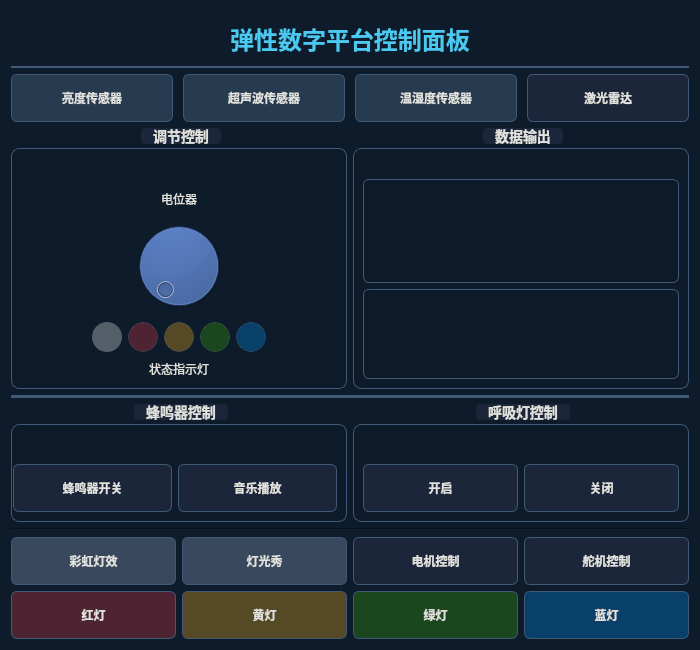
<?xml version="1.0" encoding="UTF-8"?>
<ui version="4.0">
 <class>MainWindow</class>
 <widget class="QWidget" name="MainWindow">
  <property name="geometry">
   <rect>
    <x>0</x>
    <y>0</y>
    <width>700</width>
    <height>650</height>
   </rect>
  </property>
  <property name="minimumSize">
   <size>
    <width>700</width>
    <height>650</height>
   </size>
  </property>
  <property name="windowTitle">
   <string>弹性数字平台控制面板</string>
  </property>
  <property name="styleSheet">
   <string notr="true">/* 主窗口样式 */
QWidget {
    background-color: #0d1b2a;
    color: #e0e1dd;
    font-family: 'Segoe UI', Arial, sans-serif;
}

/* 标题样式 */
QLabel#titleLabel {
    font-size: 24px;
    font-weight: bold;
    color: #778da9;
    padding: 10px;
    background-color: rgba(13, 27, 42, 0.8);
    border-bottom: 2px solid #415a77;
}

/* 分组框样式 */
QGroupBox {
    border: 1px solid #415a77;
    border-radius: 8px;
    margin-top: 20px;
    padding-top: 30px;
    font-size: 14px;
    font-weight: bold;
    color: #a3b8cc;
}

QGroupBox::title {
    subcontrol-origin: margin;
    subcontrol-position: top center;
    padding: 0 10px;
    background-color: #1b263b;
    color: #e0e1dd;
    border-radius: 4px;
}

/* 按钮通用样式 */
QPushButton {
    background-color: #1b263b;
    border: 1px solid #415a77;
    border-radius: 6px;
    color: #e0e1dd;
    padding: 8px 12px;
    font-weight: 500;
    min-height: 30px;
}

QPushButton:hover {
    background-color: #415a77;
    border-color: #778da9;
}

QPushButton:pressed {
    background-color: #0d1b2a;
    border-color: #e0e1dd;
}

/* 传感器按钮特殊样式 */
#btnBrightnessSensor, #btnUltrasonic, #btnDht11 {
    background-color: rgba(65, 90, 119, 0.5);
    font-weight: bold;
}

/* 灯光控制按钮 */
#btnRed { background-color: rgba(230, 57, 70, 0.3); }
#btnYellow { background-color: rgba(255, 184, 28, 0.3); }
#btnGreen { background-color: rgba(56, 176, 0, 0.3); }
#btnBlue { background-color: rgba(0, 150, 255, 0.3); }

#btnRed:hover { background-color: rgba(230, 57, 70, 0.6); }
#btnYellow:hover { background-color: rgba(255, 184, 28, 0.6); }
#btnGreen:hover { background-color: rgba(56, 176, 0, 0.6); }
#btnBlue:hover { background-color: rgba(0, 150, 255, 0.6); }

/* PWM按钮样式 */
#btnPwmRainbow, #btnPwmLightshow {
    background-color: rgba(119, 141, 169, 0.4);
    font-weight: bold;
}

/* 文本显示区域 */
QTextEdit {
    background-color: #0d1b2a;
    border: 1px solid #415a77;
    border-radius: 6px;
    color: #e0e1dd;
    font-family: 'Consolas', 'Courier New', monospace;
    padding: 10px;
    selection-background-color: #415a77;
}

/* 仪表盘样式 */
QDial {
    background-color: rgba(27, 38, 59, 0.7);
    border: 1px solid #415a77;
    border-radius: 40px;
    padding: 5px;
}

QDial::chunk {
    background-color: #4cc9f0;
    border-radius: 2px;
}

/* 指示灯样式 */
QLabel#lampRed, QLabel#lampYellow, QLabel#lampGreen, QLabel#lampBlue {
    border-radius: 15px;
    border: 1px solid rgba(255, 255, 255, 0.1);
}

#lampRed { background-color: rgba(230, 57, 70, 0.3); }
#lampYellow { background-color: rgba(255, 184, 28, 0.3); }
#lampGreen { background-color: rgba(56, 176, 0, 0.3); }
#lampBlue { background-color: rgba(0, 150, 255, 0.3); }

/* 状态指示灯激活状态 */
#lampRed.active { background-color: #e63946; }
#lampYellow.active { background-color: #ffb81c; }
#lampGreen.active { background-color: #38b000; }
#lampBlue.active { background-color: #0096ff; }

/* 分隔线样式 */
QFrame#divider {
    background-color: #415a77;
    border: none;}</string>
  </property>
  <layout class="QGridLayout" name="gridLayout">
   <item row="2" column="1">
    <widget class="QGroupBox" name="groupDisplay">
     <property name="title">
      <string>数据输出</string>
     </property>
     <layout class="QGridLayout" name="gridLayout_2">
      <property name="topMargin">
       <number>0</number>
      </property>
      <item row="0" column="0">
       <widget class="QTextEdit" name="textDisplay">
        <property name="styleSheet">
         <string notr="true"/>
        </property>
        <property name="readOnly">
         <bool>true</bool>
        </property>
        <property name="minimumHeight">
         <number>40</number>
        </property>
        <property name="maximumHeight">
         <number>60</number>
        </property>
       </widget>
      </item>
      <item row="1" column="0" rowspan="2">
       <widget class="QTextEdit" name="textDisplay_2">
        <property name="styleSheet">
         <string notr="true"/>
        </property>
        <property name="readOnly">
         <bool>true</bool>
        </property>
        <property name="minimumHeight">
         <number>120</number>
        </property>
        <property name="maximumHeight">
         <number>240</number>
        </property>
       </widget>
      </item>
     </layout>
    </widget>
   </item>
   <item row="5" column="0" colspan="2">
    <widget class="QFrame" name="divider_2">
     <property name="frameShape">
      <enum>QFrame::HLine</enum>
     </property>
     <property name="frameShadow">
      <enum>QFrame::Sunken</enum>
     </property>
     <property name="lineWidth">
      <number>1</number>
     </property>
     <property name="midLineWidth">
      <number>0</number>
     </property>
    </widget>
   </item>
   <item row="1" column="0" colspan="2">
    <layout class="QHBoxLayout" name="sensorButtonsLayout">
     <property name="spacing">
      <number>10</number>
     </property>
     <item>
      <widget class="QPushButton" name="btnBrightnessSensor">
       <property name="text">
        <string>亮度传感器</string>
       </property>
       <property name="icon">
        <iconset>
         <normaloff>:/icons/brightness.png</normaloff>:/icons/brightness.png</iconset>
       </property>
       <property name="iconSize">
        <size>
         <width>24</width>
         <height>24</height>
        </size>
       </property>
      </widget>
     </item>
     <item>
      <widget class="QPushButton" name="btnUltrasonic">
       <property name="text">
        <string>超声波传感器</string>
       </property>
       <property name="icon">
        <iconset>
         <normaloff>:/icons/distance.png</normaloff>:/icons/distance.png</iconset>
       </property>
       <property name="iconSize">
        <size>
         <width>24</width>
         <height>24</height>
        </size>
       </property>
      </widget>
     </item>
     <item>
      <widget class="QPushButton" name="btnDht11">
       <property name="text">
        <string>温湿度传感器</string>
       </property>
       <property name="icon">
        <iconset>
         <normaloff>:/icons/temperature.png</normaloff>:/icons/temperature.png</iconset>
       </property>
       <property name="iconSize">
        <size>
         <width>24</width>
         <height>24</height>
        </size>
       </property>
      </widget>
     </item>
     <item>
      <widget class="QPushButton" name="btnLidar">
       <property name="text">
        <string>激光雷达</string>
       </property>
       <property name="icon">
        <iconset>
         <normaloff>:/icons/lidar.png</normaloff>:/icons/lidar.png</iconset>
       </property>
       <property name="iconSize">
        <size>
         <width>24</width>
         <height>24</height>
        </size>
       </property>
      </widget>
     </item>
    </layout>
   </item>
   <item row="3" column="0" colspan="2">
    <widget class="QFrame" name="divider">
     <property name="frameShape">
      <enum>QFrame::HLine</enum>
     </property>
     <property name="frameShadow">
      <enum>QFrame::Sunken</enum>
     </property>
     <property name="lineWidth">
      <number>1</number>
     </property>
     <property name="midLineWidth">
      <number>0</number>
     </property>
    </widget>
   </item>
   <item row="6" column="0" colspan="2">
    <layout class="QHBoxLayout" name="horizontalLayoutRainbow">
     <item>
      <widget class="QPushButton" name="btnPwmRainbow">
       <property name="text">
        <string>彩虹灯效</string>
       </property>
       <property name="icon">
        <iconset>
         <normaloff>:/icons/rainbow.png</normaloff>:/icons/rainbow.png</iconset>
       </property>
       <property name="iconSize">
        <size>
         <width>24</width>
         <height>24</height>
        </size>
       </property>
      </widget>
     </item>
     <item>
      <widget class="QPushButton" name="btnPwmLightshow">
       <property name="text">
        <string>灯光秀</string>
       </property>
       <property name="icon">
        <iconset>
         <normaloff>:/icons/lightshow.png</normaloff>:/icons/lightshow.png</iconset>
       </property>
       <property name="iconSize">
        <size>
         <width>24</width>
         <height>24</height>
        </size>
       </property>
      </widget>
     </item>
     <item>
      <widget class="QPushButton" name="btnMotorControl">
       <property name="text">
        <string>电机控制</string>
       </property>
       <property name="iconSize">
        <size>
         <width>24</width>
         <height>24</height>
        </size>
       </property>
      </widget>
     </item>
     <item>
      <widget class="QPushButton" name="btnServoControl">
       <property name="text">
        <string>舵机控制</string>
       </property>
       <property name="iconSize">
        <size>
         <width>24</width>
         <height>24</height>
        </size>
       </property>
      </widget>
     </item>
    </layout>
   </item>
   <item row="2" column="0">
    <widget class="QGroupBox" name="groupControl">
     <property name="title">
      <string>调节控制</string>
     </property>
     <layout class="QVBoxLayout" name="verticalLayout_3">
      <item>
       <widget class="QLabel" name="label">
        <property name="text">
         <string>电位器</string>
        </property>
        <property name="alignment">
         <set>Qt::AlignCenter</set>
        </property>
       </widget>
      </item>
      <item>
       <widget class="QDial" name="dialAdjust">
        <property name="styleSheet">
         <string notr="true"/>
        </property>
        <property name="minimum">
         <number>0</number>
        </property>
        <property name="maximum">
         <number>100</number>
        </property>
       </widget>
      </item>
      <item>
       <layout class="QHBoxLayout" name="horizontalLayout">
        <item>
         <spacer name="horizontalSpacer">
          <property name="orientation">
           <enum>Qt::Horizontal</enum>
          </property>
          <property name="sizeHint" stdset="0">
           <size>
            <width>40</width>
            <height>20</height>
           </size>
          </property>
         </spacer>
        </item>
        <item>
         <widget class="QLabel" name="lampWhite">
          <property name="minimumSize">
           <size>
            <width>30</width>
            <height>30</height>
           </size>
          </property>
          <property name="maximumSize">
           <size>
            <width>30</width>
            <height>30</height>
           </size>
          </property>
          <property name="styleSheet">
           <string notr="true">background-color: rgba(255,255,255,0.3); border-radius: 15px;</string>
          </property>
         </widget>
        </item>
        <item>
         <widget class="QLabel" name="lampRed">
          <property name="minimumSize">
           <size>
            <width>30</width>
            <height>30</height>
           </size>
          </property>
          <property name="maximumSize">
           <size>
            <width>30</width>
            <height>30</height>
           </size>
          </property>
          <property name="styleSheet">
           <string notr="true"/>
          </property>
         </widget>
        </item>
        <item>
         <widget class="QLabel" name="lampYellow">
          <property name="minimumSize">
           <size>
            <width>30</width>
            <height>30</height>
           </size>
          </property>
          <property name="maximumSize">
           <size>
            <width>30</width>
            <height>30</height>
           </size>
          </property>
          <property name="styleSheet">
           <string notr="true"/>
          </property>
         </widget>
        </item>
        <item>
         <widget class="QLabel" name="lampGreen">
          <property name="minimumSize">
           <size>
            <width>30</width>
            <height>30</height>
           </size>
          </property>
          <property name="maximumSize">
           <size>
            <width>30</width>
            <height>30</height>
           </size>
          </property>
          <property name="styleSheet">
           <string notr="true"/>
          </property>
         </widget>
        </item>
        <item>
         <widget class="QLabel" name="lampBlue">
          <property name="minimumSize">
           <size>
            <width>30</width>
            <height>30</height>
           </size>
          </property>
          <property name="maximumSize">
           <size>
            <width>30</width>
            <height>30</height>
           </size>
          </property>
          <property name="styleSheet">
           <string notr="true"/>
          </property>
         </widget>
        </item>
        <item>
         <spacer name="horizontalSpacer_2">
          <property name="orientation">
           <enum>Qt::Horizontal</enum>
          </property>
          <property name="sizeHint" stdset="0">
           <size>
            <width>40</width>
            <height>20</height>
           </size>
          </property>
         </spacer>
        </item>
       </layout>
      </item>
      <item>
       <widget class="QLabel" name="label_2">
        <property name="text">
         <string>状态指示灯</string>
        </property>
        <property name="alignment">
         <set>Qt::AlignCenter</set>
        </property>
       </widget>
      </item>
     </layout>
    </widget>
   </item>
   <item row="4" column="0" colspan="2">
    <layout class="QHBoxLayout" name="horizontalLayout_2">
     <item>
      <widget class="QGroupBox" name="groupBuzzer">
       <property name="title">
        <string>蜂鸣器控制</string>
       </property>
       <layout class="QHBoxLayout" name="horizontalLayout_3">
        <property name="leftMargin">
         <number>1</number>
        </property>
        <item>
         <widget class="QPushButton" name="btnBuzzerOn">
          <property name="text">
           <string>蜂鸣器开关</string>
          </property>
          <property name="icon">
           <iconset>
            <normaloff>:/icons/sound-on.png</normaloff>:/icons/sound-on.png</iconset>
          </property>
          <property name="iconSize">
           <size>
            <width>24</width>
            <height>24</height>
           </size>
          </property>
         </widget>
        </item>
        <item>
         <widget class="QPushButton" name="btnBuzzerSongon">
          <property name="text">
           <string>音乐播放</string>
          </property>
          <property name="icon">
           <iconset>
            <normaloff>:/icons/sound-off.png</normaloff>:/icons/sound-off.png</iconset>
          </property>
          <property name="iconSize">
           <size>
            <width>24</width>
            <height>24</height>
           </size>
          </property>
         </widget>
        </item>
       </layout>
      </widget>
     </item>
     <item>
      <widget class="QGroupBox" name="groupMotor">
       <property name="title">
        <string>呼吸灯控制</string>
       </property>
       <layout class="QHBoxLayout" name="horizontalLayout_4">
        <item>
         <widget class="QPushButton" name="btnMotorOn">
          <property name="text">
           <string>开启</string>
          </property>
          <property name="icon">
           <iconset>
            <normaloff>:/icons/motor-on.png</normaloff>:/icons/motor-on.png</iconset>
          </property>
          <property name="iconSize">
           <size>
            <width>24</width>
            <height>24</height>
           </size>
          </property>
         </widget>
        </item>
        <item>
         <widget class="QPushButton" name="btnMotorOff">
          <property name="text">
           <string>关闭</string>
          </property>
          <property name="icon">
           <iconset>
            <normaloff>:/icons/motor-off.png</normaloff>:/icons/motor-off.png</iconset>
          </property>
          <property name="iconSize">
           <size>
            <width>24</width>
            <height>24</height>
           </size>
          </property>
         </widget>
        </item>
       </layout>
      </widget>
     </item>
    </layout>
   </item>
   <item row="0" column="0" colspan="2">
    <widget class="QLabel" name="titleLabel">
     <property name="text">
      <string>&lt;html&gt;&lt;head/&gt;&lt;body&gt;&lt;p align=&quot;center&quot;&gt;&lt;span style=&quot; font-size:18pt; color:#4cc9f0;&quot;&gt;弹性数字平台控制面板&lt;/span&gt;&lt;/p&gt;&lt;/body&gt;&lt;/html&gt;</string>
     </property>
     <property name="alignment">
      <set>Qt::AlignCenter</set>
     </property>
    </widget>
   </item>
   <item row="7" column="0" colspan="2">
    <layout class="QHBoxLayout" name="horizontalLayout_6">
     <item>
      <widget class="QPushButton" name="btnRed">
       <property name="text">
        <string>红灯</string>
       </property>
       <property name="icon">
        <iconset>
         <normaloff>:/icons/red-light.png</normaloff>:/icons/red-light.png</iconset>
       </property>
       <property name="iconSize">
        <size>
         <width>24</width>
         <height>24</height>
        </size>
       </property>
      </widget>
     </item>
     <item>
      <widget class="QPushButton" name="btnYellow">
       <property name="text">
        <string>黄灯</string>
       </property>
       <property name="icon">
        <iconset>
         <normaloff>:/icons/yellow-light.png</normaloff>:/icons/yellow-light.png</iconset>
       </property>
       <property name="iconSize">
        <size>
         <width>24</width>
         <height>24</height>
        </size>
       </property>
       <property name="autoDefault">
        <bool>false</bool>
       </property>
       <property name="default">
        <bool>false</bool>
       </property>
      </widget>
     </item>
     <item>
      <widget class="QPushButton" name="btnGreen">
       <property name="text">
        <string>绿灯</string>
       </property>
       <property name="icon">
        <iconset>
         <normaloff>:/icons/green-light.png</normaloff>:/icons/green-light.png</iconset>
       </property>
       <property name="iconSize">
        <size>
         <width>24</width>
         <height>24</height>
        </size>
       </property>
      </widget>
     </item>
     <item>
      <widget class="QPushButton" name="btnBlue">
       <property name="text">
        <string>蓝灯</string>
       </property>
       <property name="icon">
        <iconset>
         <normaloff>:/icons/blue-light.png</normaloff>:/icons/blue-light.png</iconset>
       </property>
       <property name="iconSize">
        <size>
         <width>24</width>
         <height>24</height>
        </size>
       </property>
      </widget>
     </item>
    </layout>
   </item>
  </layout>
 </widget>
 <resources/>
 <connections/>
</ui>
